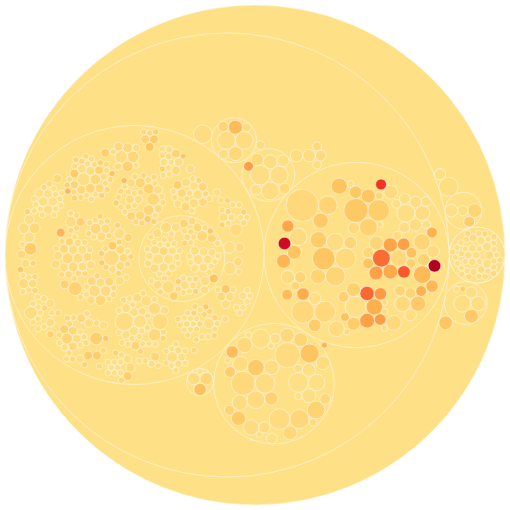

Here is the notebook cell this chart was saved with:
### Markdown cell above
# Hot spots

Hot spots are files that exhibit high complexity __and__ changed a lot recently. This is typically where you will find bugs.

The graph below will show files harboring complexity as large circle while an increased number of change will make the color trend from yellow to more red shades.

### Code cell
hspots = cm.get_hot_spots(log, loc_cc) 
hspots.query("language == 'Python'").sort_values(by=['changes', 'complexity'], ascending=False).head()
desc = cm.vega.vis_hot_spots(hspots, width=500, height=500, size_column='complexity')
Vega(desc)

### Figure 1 — Vega specification as saved in the notebook (floating-point values rounded to 4 significant figures; data arrays with more than 128 entries replaced by an {"elided": "..."} marker saying what was removed)
{"$schema": "https://vega.github.io/schema/vega/v4.json", "autosize": "none", "data": [{"name": "tree", "transform": [{"key": "id", "parentKey": "parent", "type": "stratify"}, {"field": "size", "size": [{"signal": "width"}, {"signal": "height"}], "sort": {"field": "value", "order": "descending"}, "type": "pack"}], "values": {"elided": "1021 records"}}], "height": 500, "marks": [{"encode": {"enter": {"fill": {"field": "intensity", "scale": "color"}, "shape": {"value": "circle"}, "tooltip": {"signal": "datum.path + (datum.intensity ? ', ' + datum.intensity + ' changes' : '') + (datum.size ? ', ' + datum.size + ' complexity' : '')"}}, "hover": {"stroke": {"value": "black"}, "strokeWidth": {"value": 2}}, "update": {"size": {"signal": "4 * datum.r * datum.r"}, "stroke": {"value": "white"}, "strokeWidth": {"value": 0.5}, "x": {"field": "x"}, "y": {"field": "y"}}}, "from": {"data": "tree"}, "type": "symbol"}], "padding": 5, "scales": [{"domain": {"data": "tree", "field": "intensity"}, "domainMin": 0, "name": "color", "range": {"scheme": "yelloworangered"}, "type": "linear"}], "width": 500}
